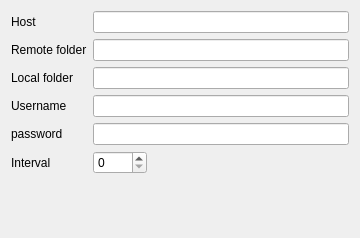
<?xml version="1.0" encoding="UTF-8"?>
<ui version="4.0">
 <class>main_settings</class>
 <widget class="QWidget" name="main_settings">
  <property name="geometry">
   <rect>
    <x>0</x>
    <y>0</y>
    <width>360</width>
    <height>238</height>
   </rect>
  </property>
  <layout class="QFormLayout" name="formLayout">
   <property name="fieldGrowthPolicy">
    <enum>QFormLayout::ExpandingFieldsGrow</enum>
   </property>
   <item row="0" column="0">
    <widget class="QLabel" name="label_3">
     <property name="text">
      <string>Host</string>
     </property>
    </widget>
   </item>
   <item row="0" column="1">
    <widget class="QLineEdit" name="host"/>
   </item>
   <item row="1" column="0">
    <widget class="QLabel" name="label_4">
     <property name="text">
      <string>Remote folder</string>
     </property>
    </widget>
   </item>
   <item row="1" column="1">
    <widget class="QLineEdit" name="remotefolder"/>
   </item>
   <item row="2" column="0">
    <widget class="QLabel" name="label_5">
     <property name="text">
      <string>Local folder</string>
     </property>
    </widget>
   </item>
   <item row="2" column="1">
    <widget class="QLineEdit" name="localfolder"/>
   </item>
   <item row="3" column="0">
    <widget class="QLabel" name="label">
     <property name="text">
      <string>Username</string>
     </property>
    </widget>
   </item>
   <item row="3" column="1">
    <widget class="QLineEdit" name="username"/>
   </item>
   <item row="4" column="0">
    <widget class="QLabel" name="label_2">
     <property name="text">
      <string>password</string>
     </property>
    </widget>
   </item>
   <item row="4" column="1">
    <widget class="QLineEdit" name="password">
     <property name="echoMode">
      <enum>QLineEdit::Password</enum>
     </property>
    </widget>
   </item>
   <item row="5" column="0">
    <widget class="QLabel" name="label_6">
     <property name="text">
      <string>Interval</string>
     </property>
    </widget>
   </item>
   <item row="5" column="1">
    <widget class="QSpinBox" name="interval">
     <property name="maximum">
      <number>3600</number>
     </property>
     <property name="singleStep">
      <number>10</number>
     </property>
    </widget>
   </item>
  </layout>
 </widget>
 <resources/>
 <connections/>
</ui>
